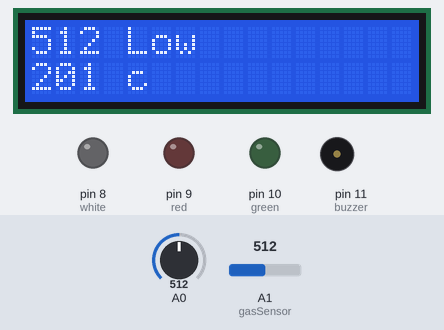
A sketch run on a simulated Arduino Uno, built with avr-gcc and run on an emulated ATmega328P. Shown: 16×2 character LCD, output pins drawn as LEDs (lit = HIGH), buzzer (waves = sounding). The inputs (shaded band) are chosen by the test bench; at power-on: A1 (gasSensor) = 512, A0 = 512. What the sketch prints to the serial monitor is not drawn.

Above: at 1.2 s.
1.3 s: A1 (gasSensor) set to 685
At 2.5 s:
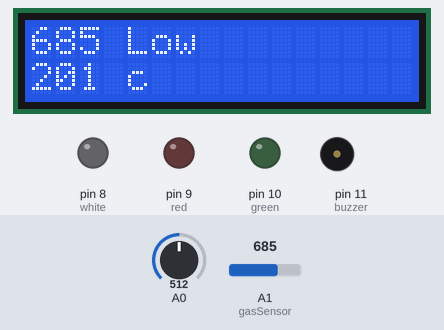
2.8 s: A1 (gasSensor) set to 714
At 3.0 s:
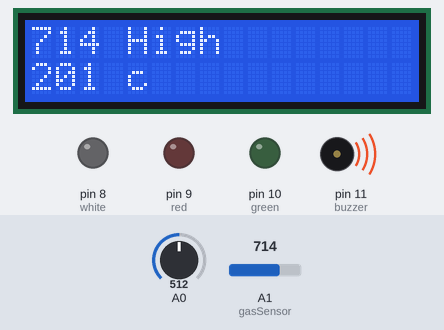
5.1 s: A0 set to 229
At 5.43 s:
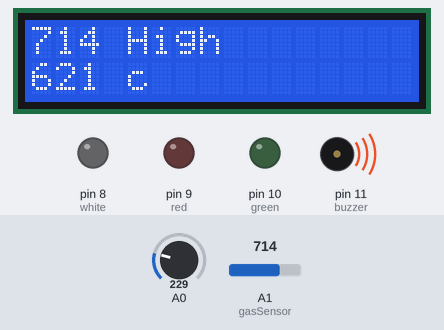
6.7 s: A0 set to 199
At 7.06 s:
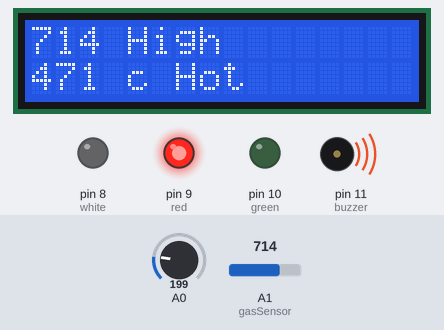
9.1 s: A0 set to 122
At 9.5 s:
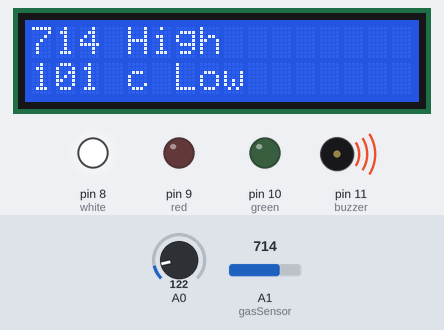
11.6 s: A1 (gasSensor) set to 690
At 13.0 s:
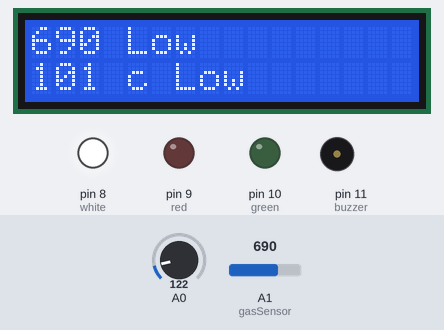
Timing chart, 0 to 14.2 s (numbered marks = the images above; inputs shaded):
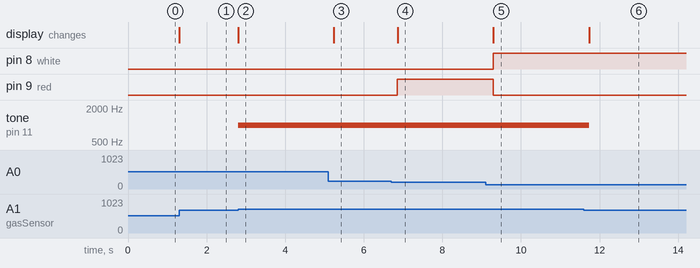

The sketch:

Gas_Leak___Fire_Alarm_System.ino
```cpp
#include <LiquidCrystal.h>
#define green 10
#define red 9
#define white 8
#define buzzer 11
#define gasSensor A1

int baselineTemp = 0;

int celsius = 0;

int sensval;//gas sensor

int d=200;

LiquidCrystal lcd(2,3,4,5,6,7);

/*===============================================================*/

void setup() {

  lcd.begin(16, 2);
  pinMode(A0,INPUT);
  pinMode(red,OUTPUT);
  pinMode(green,OUTPUT);
  pinMode(white,OUTPUT);
  pinMode(buzzer,OUTPUT);
  Serial.begin(9600);

}

/*==============================================================*/


void loop() {
  //base temperature that the sensor will start at
    baselineTemp = 26;

  //reading the temp in celsius from analog pin A0
  celsius = map(((analogRead(A0) - 20) * 3.04), 0, 1023, -40, 125);

  Serial.println(celsius);

  //display temp on lcd
  lcd.setCursor(0, 1);
  lcd.print(celsius);
  lcd.setCursor(4, 1);
  lcd.print("c");


  //reading gas sensor value from analog pin A1
  sensval=analogRead(gasSensor);

  lcd.setCursor(0,0);
  lcd.print(sensval);
  if (celsius >= baselineTemp + 20 && celsius < baselineTemp+30){  	digitalWrite(red,HIGH);
    digitalWrite(green,LOW);
    digitalWrite(white,LOW);

    tone(buzzer,1000,200);
    tone(buzzer,1000,200);
    lcd.setCursor(6,1);
    lcd.print("Hot   ");

  }

if (celsius >= baselineTemp + 10 && celsius < baselineTemp+20){
  	digitalWrite(green,HIGH);
    digitalWrite(white,LOW);
    digitalWrite(red,LOW);
    lcd.setCursor(6,1);
    lcd.print("Normal");
  }

if (celsius < baselineTemp) {
    digitalWrite(white,HIGH);
    digitalWrite(green,LOW);
    digitalWrite(red,LOW);
    lcd.setCursor(6,1);
    lcd.print("Low   ");
  }


  //measuring how dense the weight of air is around the sensor
  if(sensval>700){
  	lcd.setCursor(4,0);
    lcd.print("High");
    tone(buzzer,1000,200);
    delay(d);
  }

  else{
    lcd.setCursor(4,0);
    lcd.print("Low ");
    noTone(buzzer);
  }

}
 
```

Measured:
- the behaviour switches between 700 and 701 on A1 (gasSensor) (found by bisection; images 1 and 2)
- the behaviour switches between 217 and 216 on A0 (found by bisection; images 3 and 4)
- after the input at 1.3 s, the display: changes at once (image 1)
- after the input at 2.8 s, tone on pin 11 (buzzer): silent → 1000 Hz at once; the display: changes at once (image 2)
- after the input at 5.1 s, the display: changes after 0.14 s (image 3)
- after the input at 6.7 s, pin 9 (red): LOW → HIGH after 0.16 s; the display: changes after 0.16 s (image 4)
- after the input at 9.1 s, pin 8 (white): LOW → HIGH after 0.20 s; pin 9 (red): HIGH → LOW after 0.20 s; the display: changes after 0.20 s (image 5)
- after the input at 11.6 s, tone on pin 11 (buzzer): 1000 Hz → silent after 0.14 s; the display: changes after 0.14 s (image 6)
